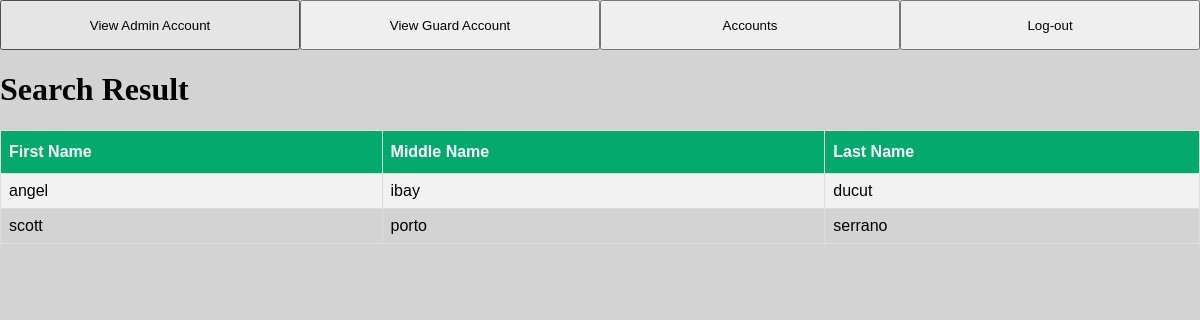
The app's page /searchguard.php with its own data.
### tables this page shows
CREATE TABLE `guard_data` (
  `guardnumber` int(11) NOT NULL,
  `firstname` varchar(20) NOT NULL,
  `middlename` varchar(20) NOT NULL,
  `lastname` varchar(20) NOT NULL,
  `uname` varchar(20) NOT NULL,
  `pword` varchar(20) NOT NULL
);

### searchguard.php (the view, shortened to what this page needs)
<?php
$host = `localhost`;
$dbname = 'vpms';
$username = 'root';
$password = '';
try{
    $pdo = new PDO("mysql:host=$host;dbname=$dbname", $username,$password);
    $pdo->setAttribute(PDO::ATTR_ERRMODE, PDO::ERRMODE_EXCEPTION);
} catch (PDOException $e){
    die ("Error: " . $e->getMessage());
}
$search = $_GET['search'];
$sql = "SELECT * FROM guard_data WHERE firstname LIKE :search OR middlename LIKE :search OR lastname LIKE :search";
$stmt = $pdo->prepare($sql);
$stmt->bindValue(':search' ,'%' . $search . '%');
$stmt->execute();
$result = $stmt->fetchAll(PDO::FETCH_ASSOC);
?>
<!DOCTYPE html>
<html>
    <head>
    <link rel="stylesheet" href="home.css">
</head>
<body>
<div class="header">
        <a href="viewaccad.php"><button id="b1">View Admin Account</button></a>
        <a href="viewguardacc.php"><button id="b2">View Guard Account</button></a>
        <a href="accountset.php"><button id="b3">Accounts</button></a>
        <a href="logout.php"><button id="b4">Log-out</button></a>
    </div>
        <h1>Search Result</h1>
        <table>
            <tr>
                <th>First Name</th>
                <th>Middle Name</th>
                <th>Last Name</th>
            </tr>
            <?php foreach ($result as $row):?>
                <tr>
                    <td><?php echo $row['firstname'];?></td>
                    <td><?php echo $row['middlename'];?></td>
                    <td><?php echo $row['lastname'];?></td>
                </tr>
                <?php endforeach; ?>
        </table>
    </body>
</html>

### home.css (style rules this page uses)
body { padding: 0; margin: 0; background: lightgray; }
.header { width: 100%; height: 50px; }
#b1 { position: absolute; top: 0%; left: 0%; width: 25%; height: 50px; }
#b2 { position: absolute; top: 0%; left: 25%; width: 25%; height: 50px; }
#b3 { position: absolute; top: 0%; left: 50%; width: 25%; height: 50px; }
#b4 { position: absolute; top: 0%; left: 75%; width: 25%; height: 50px; }
table { font-family: Arial, Helvetica, sans-serif; border-collapse: collapse; width: 100%; }
table td, table th { border: 1px solid #ddd; padding: 8px; }
table tr:nth-child(even) { background-color: #f2f2f2; }
table th { padding-top: 12px; padding-bottom: 12px; text-align: left; background-color: #04AA6D; color: white; }

### records on screen
guard_data: firstname "angel", middlename "ibay", lastname "ducut"
guard_data: firstname "scott", middlename "porto", lastname "serrano"
